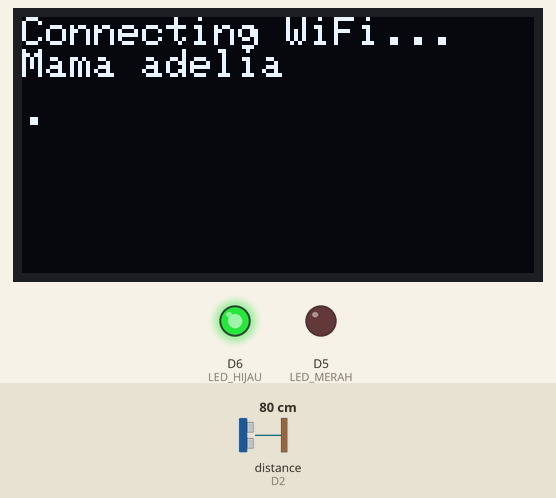
Bench run of a sketch on a simulated ESP8266 (Wemos D1 mini). Parts: 128×64 one-colour display, output pins drawn as LEDs (lit = HIGH). Wiring (inferred from the names in the program): ultrasonic range finder: trigger D1; echo D2. The test bench sets the inputs (shaded band); at power-on: distance to the obstacle (sensor on D2) 80 cm. The echo pulse lasts 58.3 µs per cm; WiFi joins after 1.5 s; servers stay silent unless stated; the display library's start-up logo is not drawn; no MQTT or app messages arrive unless stated; pins used as bus, display or sensor lines are not drawn; what the sketch prints to the serial monitor is not drawn.

Above: at 0.8 s.
At 3.9 s:
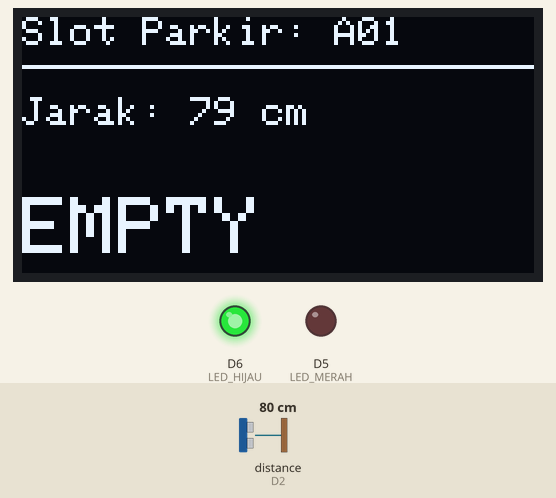
4.0 s: distance to the obstacle (sensor on D2) set to 12 cm
At 5.6 s:
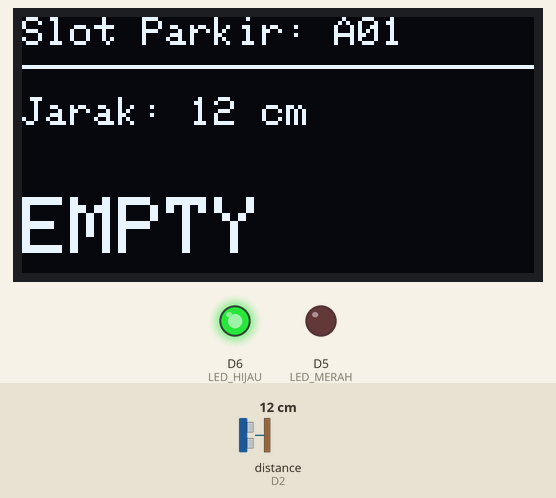
5.9 s: distance to the obstacle (sensor on D2) set to 9 cm
At 7.0 s:
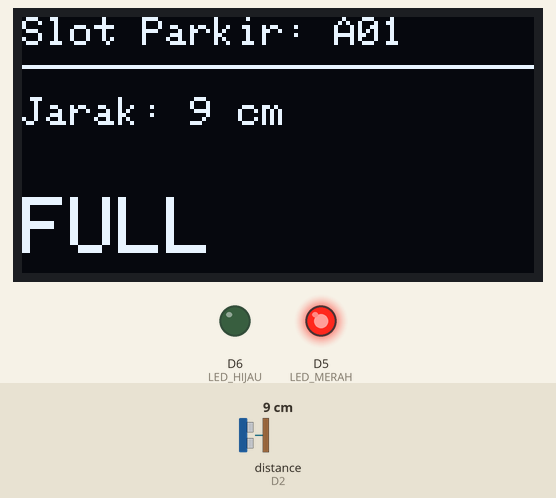
8.0 s: distance to the obstacle (sensor on D2) set to 2 cm
10.0 s: distance to the obstacle (sensor on D2) set to 18 cm
At 11.6 s:
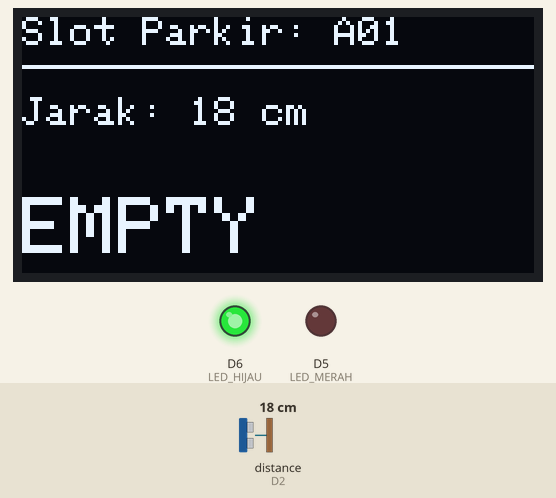
Timing chart, 0 to 13.1 s (numbered marks = the images above; inputs shaded):
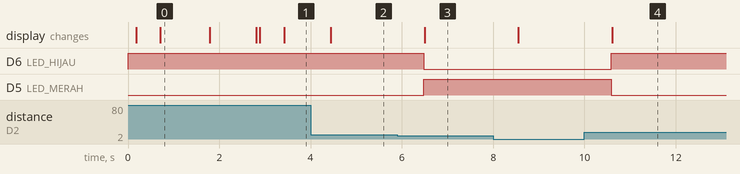

Measured:
- the behaviour switches between 11 and 10 cm on distance to the obstacle (sensor on D2) (found by bisection; images 2 and 3)
- after the input at 4.0 s, the display: changes after 0.45 s (image 2)
- after the input at 5.9 s, D6 (LED_HIJAU): HIGH → LOW after 0.57 s; D5 (LED_MERAH): LOW → HIGH after 0.57 s; the display: changes after 0.60 s (image 3)
- after the input at 10.0 s, D6 (LED_HIJAU): LOW → HIGH after 0.58 s; D5 (LED_MERAH): HIGH → LOW after 0.58 s; the display: changes after 0.61 s (image 4)
- what the display in image 0 shows lasts 1.1 s, from 0.7 s to 1.8 s

The sketch:

main.ino
```cpp
// Program Gabungan: Sensor Parkir Ultrasonic, OLED Display, LED, dan MQTT
// Menggunakan ESP8266 (NodeMCU/Wemos D1 Mini)
// Pin Sensor dan LED DIKEMBALIKAN ke D1, D2, D5, D6 sesuai permintaan user.
// Pin I2C OLED dipindah ke D3 (SCL) dan D4 (SDA) untuk menghindari konflik sensor.

// --- LIBRARY YANG DIBUTUHKAN ---
// 1. ESP8266WiFi.h, PubSubClient, ArduinoJson
// 2. Adafruit GFX Library, Adafruit SSD1306 (untuk OLED)
#include <ESP8266WiFi.h> // DIKEMBALIKAN ke ESP8266
#include <PubSubClient.h>
#include <ArduinoJson.h>
#include <Wire.h>
#include <Adafruit_GFX.h>
#include <Adafruit_SSD1306.h>

// --- KONFIGURASI WIFI DAN MQTT ---
const char* ssid = "Mama adelia";
const char* password = "uu311009";
const char* mqtt_server = "192.168.100.35";
const char* mqtt_client_id = "ESP8266_001";
const char* topic_update = "parkir/slot/update";
const int SLOT_KODE = 1;

WiFiClient espClient;
PubSubClient client(espClient);

// --- KONFIGURASI PIN HARDWARE (D-PIN ESP8266 sesuai permintaan user) ---
// Pin Sensor (Menggunakan pin I2C default ESP8266, sehingga I2C OLED harus dipindah)
#define TRIG_PIN D1 // GPIO 5
#define ECHO_PIN D2 // GPIO 4

// Pin LED
#define LED_MERAH D5 // GPIO 14 - Terisi
#define LED_HIJAU D6 // GPIO 12 - Kosong

// Pin I2C OLED (DIPINDAHKAN ke pin lain untuk menghindari konflik)
#define OLED_SDA D4 // GPIO 2 (Harap berhati-hati, pin ini HIGH saat boot)
#define OLED_SCL D3 // GPIO 0 (Harap berhati-hati, pin ini LOW saat boot)

// Batas Jarak Sensor
const float JARAK_PENUH_CM = 10.0;

int last_status = -1; // Status terakhir yang dikirim

// --- KONFIGURASI OLED ---
#define SCREEN_WIDTH 128
#define SCREEN_HEIGHT 64
#define OLED_RESET -1
// Alamat I2C umum untuk OLED 0.96" adalah 0x3C
Adafruit_SSD1306 display(SCREEN_WIDTH, SCREEN_HEIGHT, &Wire, OLED_RESET);


// ------------------------------------
// --- FUNGSI UTILITY ---
// ------------------------------------

// --- Fungsi Pengukuran Jarak ---
long measureDistance() {
  // Clear the trigger pin
  digitalWrite(TRIG_PIN, LOW);
  delayMicroseconds(2);

  // Set the trigger pin high for 10 microseconds
  digitalWrite(TRIG_PIN, HIGH);
  delayMicroseconds(10);
  digitalWrite(TRIG_PIN, LOW);

  // Measure the duration of the echo pin high pulse
  long duration = pulseIn(ECHO_PIN, HIGH, 25000);
  // Calculate distance in cm (Speed of sound = 343 m/s or 0.0343 cm/µs)
  long distanceCm = duration * 0.0343 / 2;

  // Return a large value for out-of-range or error
  if (distanceCm <= 0 || distanceCm > 400) return 999;
  return distanceCm;
}

// --- Fungsi Mengirim Status via JSON MQTT ---
void publishStatus(int status) {
  DynamicJsonDocument doc(64);
  doc["slot_kode"] = SLOT_KODE;
  doc["status"] = status; // 1=Terisi, 0=Kosong

  char jsonBuffer[64];
  serializeJson(doc, jsonBuffer);

  if (client.publish(topic_update, jsonBuffer)) {
    Serial.print("Status dikirim: ");
    Serial.println(jsonBuffer);
    last_status = status; // Update status terakhir
  } else {
    Serial.println("Gagal mengirim pesan MQTT.");
  }
}

// --- Fungsi Update Tampilan OLED ---
void updateOLED(long distance, int status) {
  display.clearDisplay();

  display.setTextSize(1);
  display.setTextColor(SSD1306_WHITE);
  display.setCursor(0, 0);
  display.print("Slot Parkir: A0");
  display.println(SLOT_KODE);

  display.drawFastHLine(0, 12, SCREEN_WIDTH, SSD1306_WHITE);

  // Tampilkan Jarak
  display.setTextSize(1);
  display.setCursor(0, 20);
  display.print("Jarak: ");
  display.print(distance);
  display.println(" cm");

  // Tampilkan Status (TERISI/KOSONG)
  display.setTextSize(2);
  display.setCursor(0, 45);

  if (status == 1) {
    display.print("FULL");
  } else {
    display.print("EMPTY");
  }

  display.display();
}

// --- Fungsi Koneksi WiFi ---
void setup_wifi() {
  display.clearDisplay();
  display.setTextSize(1);
  display.setCursor(0, 0);
  display.println("Connecting WiFi...");
  display.println(ssid);
  display.display();

  Serial.print("\nMenghubungkan ke ");
  Serial.println(ssid);
  WiFi.begin(ssid, password);

  while (WiFi.status() != WL_CONNECTED) {
    delay(500);
    Serial.print(".");
    display.setCursor(0, 20);
    display.print(".");
    display.display();
  }

  Serial.println("\nWiFi Terhubung.");
  display.clearDisplay();
  display.setCursor(0, 0);
  display.println("WiFi Connected!");
  display.println(WiFi.localIP());
  display.display();
  delay(1000);
}

// --- Fungsi Koneksi Ulang MQTT ---
void reconnect() {
  while (!client.connected()) {
    Serial.print("Mencoba koneksi MQTT...");
    // Update OLED saat mencoba koneksi
    display.clearDisplay();
    display.setTextSize(2);
    display.setCursor(0, 0);
    display.println("MQTT Lost!");
    display.setTextSize(1);
    display.setCursor(0, 25);
    display.println("Retrying...");
    display.display();

    if (client.connect(mqtt_client_id)) {
      Serial.println("terhubung");
      // Update OLED saat terhubung
      display.clearDisplay();
      display.setTextSize(2);
      display.setCursor(0, 0);
      display.println("MQTT OK");
      display.display();
      delay(500);
    } else {
      Serial.print("gagal, rc=");
      Serial.print(client.state());
      Serial.println(" coba lagi dalam 5 detik");
      delay(5000);
    }
  }
}

// ------------------------------------
// --- SETUP DAN LOOP UTAMA ---
// ------------------------------------

void setup() {
  Serial.begin(115200);

  // 1. Setup Pin Sensor dan LED
  pinMode(TRIG_PIN, OUTPUT);
  pinMode(ECHO_PIN, INPUT);
  pinMode(LED_MERAH, OUTPUT);
  pinMode(LED_HIJAU, OUTPUT);

  digitalWrite(LED_MERAH, LOW);
  digitalWrite(LED_HIJAU, HIGH); // Awalnya slot Kosong

  // 2. Setup OLED (I2C) - PENTING: Pindah I2C ke D3/D4
  // Pin I2C didefinisikan secara eksplisit untuk menggunakan D3/D4.
  Wire.begin(OLED_SDA, OLED_SCL);

  if(!display.begin(SSD1306_SWITCHCAPVCC, 0x3C)) {
    Serial.println(F("SSD1306 alokasi gagal"));
    for(;;);
  }
  display.display();
  delay(100);
  display.clearDisplay();

  // 3. Setup WiFi dan MQTT
  setup_wifi();
  client.setServer(mqtt_server, 1883);
}

void loop() {
  if (!client.connected()) {
    reconnect();
  }
  client.loop(); // Pertahankan koneksi MQTT

  long jarak = measureDistance();
  int current_status;

  // --- Logika Kontrol Lampu Parkir dan Penentuan Status ---
  if (jarak <= JARAK_PENUH_CM && jarak > 0) {
    // KONDISI: TERISI
    digitalWrite(LED_MERAH, HIGH);
    digitalWrite(LED_HIJAU, LOW);
    current_status = 1; // Terisi
  } else {
    // KONDISI: KOSONG
    digitalWrite(LED_MERAH, LOW);
    digitalWrite(LED_HIJAU, HIGH);
    current_status = 0; // Kosong
  }

  // 1. Kirim status ke MQTT hanya jika ada perubahan status
  if (current_status != last_status) {
    publishStatus(current_status);
  }

  // 2. Update Tampilan OLED
  updateOLED(jarak, current_status);

  delay(1000); // Jeda 1 detik
}
```
